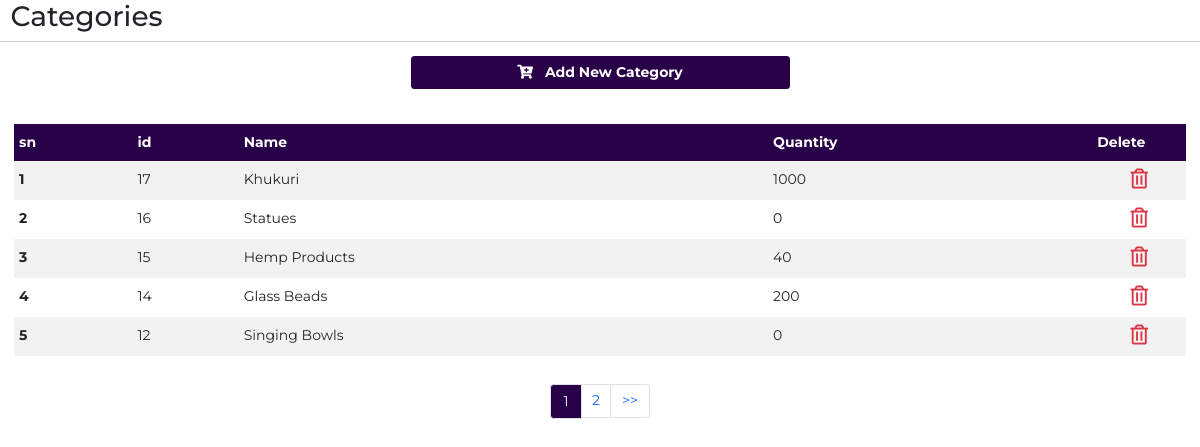
/admin/category.php (signed in), run on the app's committed database.
### tables this page shows
CREATE TABLE `category` (
  `cat_id` int(11) NOT NULL,
  `cat_name` varchar(50) DEFAULT NULL,
  `cat_stock` int(11) DEFAULT NULL
);

### admin/category.php (the view, shortened to what this page needs)
<?php
 include 'connect.php';
?>
<!DOCTYPE html>
<html lang="en">
<head>
    <link href="https://cdn.jsdelivr.net/npm/bootstrap@5.0.0-beta2/dist/css/bootstrap.min.css" rel="stylesheet">
    <link rel="stylesheet" href="https://pro.fontawesome.com/releases/v5.10.0/css/all.css?v=<?php echo time(); ?>"/>
    <link rel="stylesheet" href="css/product.css?v=<?php echo time(); ?>">
</head>
<body>
    <div class="container-fluid ">
        <div class="row">
            <div class="col-2">
                 <h2>Categories</h2>
            </div>
        <hr>
        </div>
        <div class="row justify-content-center">
            <div class="col-sm-4 col-12 mb-4">
                <a href="addnew_cat.php"  class="btn background w-100"><i class="fas fa-cart-plus"></i> &nbsp;&nbsp;Add New Category</a>
            </div>
        </div>
        <div class="row p-3 table-responsive ">
            <table class="table table-sm table-striped table-hover table-borderless ">
                <thead class="background">
                    <tr>
                    <th scope="col">sn</th>
                    <th scope="col">id</th>
                    <th scope="col">Name</th>
                    <th scope="col">Quantity</th>
                    <th scope="col" class="edit">Delete</th>
                    </tr>
                </thead>
                <tbody>
        <?php
                  $limit = 5;
                  if(isset($_GET["page"])){
                      $page = $_GET["page"];
                  }
                  else{
                      $page = 1;
                  };
                  $offset = ($page-1)* $limit;
              $sql = "SELECT * FROM  category  ORDER BY cat_id DESC LIMIT {$offset} ,{$limit}";
              $result = mysqli_query($conn, $sql);
              if (mysqli_num_rows($result) > 0) {
                    $serial = $offset + 1;
                    while($row = mysqli_fetch_assoc($result)) {
                ?>
                    <tr>
                    <th scope="row"><?php echo $serial; ?></th>
                    <td><?php echo $row['cat_id']; ?></td>
                    <td><?php echo $row['cat_name']; ?></td>
                    <td><?php echo $row['cat_stock']; ?></td>
                    <td class="edit">
                        <div class="row  text-center">
                            <div class="text-danger">
                                <i class="far fa-trash-alt cat-del-btn" type="button" data-toggle="modal" data-target="#exampleModal"></i>
                            </div>
                        </div>
                    </td>
                    </tr>
                <?php
                     $serial++;
                    }
                }
                ?>
                </tbody>
                </table>
        </div>
        <nav aria-label="...">
            <?php
            $sql1 = "SELECT * FROM category";
                $result1 = mysqli_query($conn, $sql1) or die("Query Failed.");
                if(mysqli_num_rows($result1) > 0){
                  $total_records = mysqli_num_rows($result1);
                  $total_page = ceil($total_records / $limit);
                echo '<ul class="pagination justify-content-center">';
                for($i = 1; $i <= $total_page; $i++){
                    if($i == $page){
                      $active = "active";
                    }else{
                      $active = "";
                    }
                    echo '<li class="page-item "><a class="page-link '.$active.'" href="category.php?page='.$i.'">'.$i.'</a></li>';
                }
                if($total_page > $page){
                    echo '<li class="page-item">
                    <a class="page-link" href="category.php?page='.($page + 1).'">>></a>
                    </li>';
                 }
            }
?>
        </ul>
        </nav>
    </div>
</body>
</html>

### admin/css/product.css (style rules this page uses)
* { margin: 0; padding: 0; list-style: none; box-sizing: border-box; text-decoration: none; font-size: 14px; font-family: 'Montserrat', sans-serif; }
body { background-color: white; width: 100%; height: 100vh; }
.background { background-color: #290149; color: white; font-weight: bold; }
table { font-size: 14px; }
th, td { padding: 8px 5px !important; }
.table .far { font-size: 20px; cursor: pointer; padding: 0; }
.edit { width: 8%; }
.active { padding: 6px 12px; background-color: #290149; color: aliceblue; }

### data on the page
category: cat_id "17", cat_name "Khukuri", cat_stock "1000"
category: cat_id "16", cat_name "Statues", cat_stock "0"
category: cat_id "15", cat_name "Hemp Products", cat_stock "40"
category: cat_id "14", cat_name "Glass Beads", cat_stock "200"
category: cat_id "12", cat_name "Singing Bowls", cat_stock "0"
